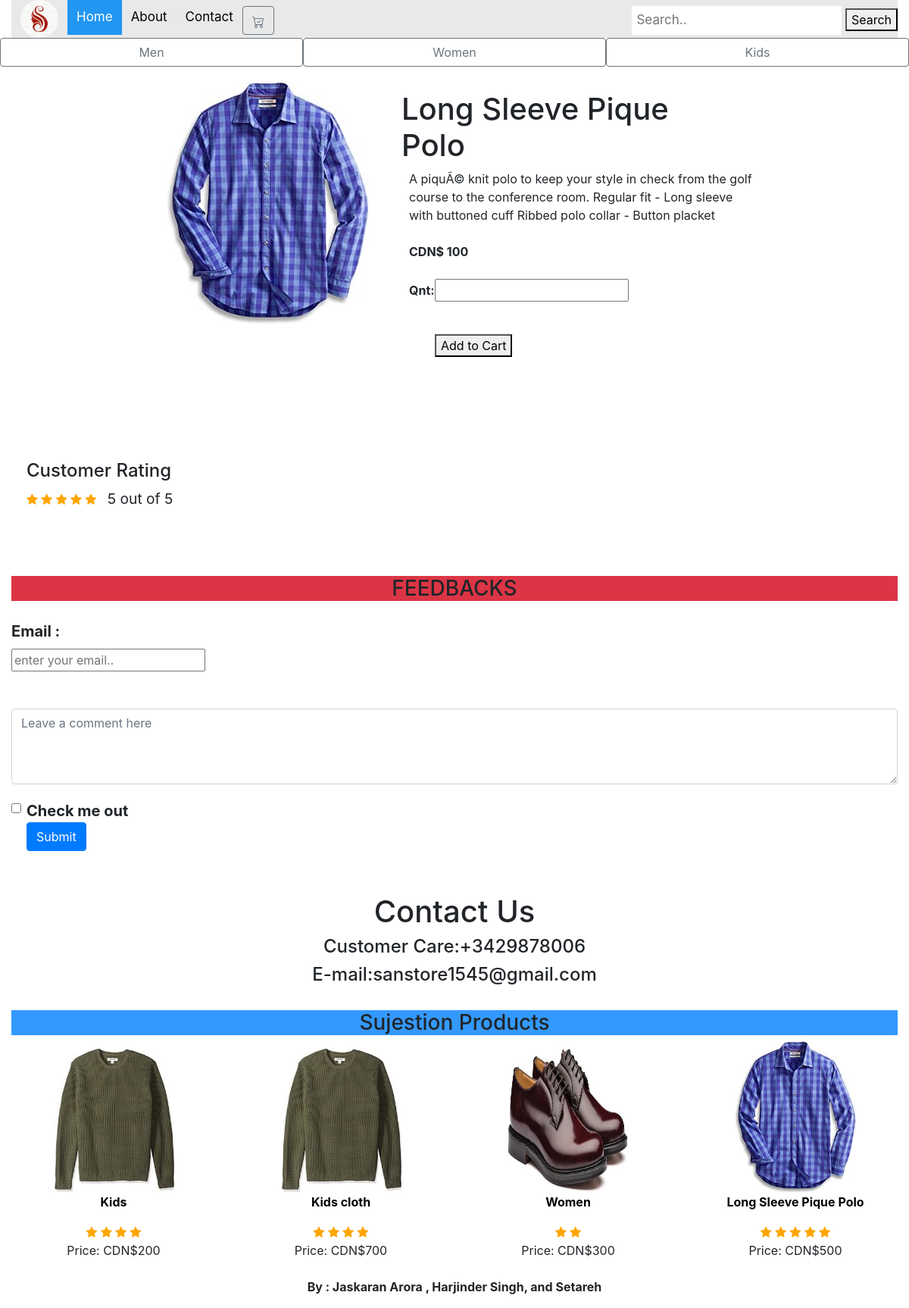
/product_detail.php?id=6, run on the app's committed database.
### tables this page shows
CREATE TABLE `products` (
  `id` bigint(20) NOT NULL,
  `title` varchar(200) NOT NULL,
  `price` float NOT NULL,
  `image` varchar(200) NOT NULL,
  `detail` mediumtext NOT NULL,
  `ratting` int(11) NOT NULL,
  `creationdate` datetime NOT NULL,
  `modificationdate` timestamp NOT NULL DEFAULT current_timestamp()
);

### product_detail.php (the view, shortened to what this page needs)
<!DOCTYPE html>
<html lang="en">
<head>
    <link rel="stylesheet" href="bootstrap.css">
    <link rel="stylesheet" href="project.css">
    <link rel="stylesheet" href="https://cdnjs.cloudflare.com/ajax/libs/font-awesome/4.7.0/css/font-awesome.min.css">
</head>
<?php
$product = [];
$products = [];
if (isset($_GET['id'])) {
    require_once('db_config.php');
    $conn = new mysqli($servername, $username, $password, $dbname);
    $sql = "SELECT * FROM products WHERE id = '" . trim($_GET["id"] ?? 0) . "'";
    $result = $conn->query($sql);
    if ($result->num_rows > 0) {
        while ($row = $result->fetch_assoc()) {
            $product = $row;
        }
    } else {
        echo "0 results";
    }
    $sql = "SELECT * FROM products ORDER BY RAND() LIMIT 4";
    $result = $conn->query($sql);
    if ($result->num_rows > 0) {
        $i = 0;
        while ($row = $result->fetch_assoc()) {
            $products[$i]['id'] = $row["id"];
            $products[$i]['title'] = $row["title"];
            $products[$i]['price'] = $row["price"];
            $products[$i]['detail'] = $row["detail"];
            $products[$i]['ratting'] = $row["ratting"];
            $products[$i]['image'] = $row["image"];
            $i++;
        }
    } else {
        echo "0 results";
    }
}
?>
<body>
    <div class="container-fluid">
        <div class="row">
            <div class="col-12">
                <div class="topnav">
                    <a><img src="logo.jpg" id="logo"></a>
                    <a class="active" href="/shop">Home</a>
                    <a href="#about">About</a>
                    <a href="#contact">Contact</a>
                    <div class="btn btn-outline-secondary mt-2">
                    </div>
                    <div class="search-container">
                        <form method="get" action="search.php">
                            <input type="text" placeholder="Search.." name="search" id="in">
                            <button type="submit" id="button">Search</button>
                        </form>
                    </div>
                </div>
            </div>
        </div>
        <div class="row">
            <div class="col-4 btn btn-outline-secondary" onclick="location.reload(); location.href='search.php?search=men&type=d';">Men</div>
            <div class="col-4 btn btn-outline-secondary" onclick="location.reload(); location.href='search.php?search=women&type=d';">Women</div>
            <div class="col-4 btn btn-outline-secondary" onclick="location.reload(); location.href='search.php?search=kids&type=d';">Kids</div>
        </div>
        <div class="row">
            <img class="boximage" align="left" src='<?php echo $product['image'] ?? 'product1.jpg'; ?>'>
            <div class="box">
                <h1 class="product-name"><?php echo $product['title'] ?? ''; ?></h1>
                <span class="product-text-style">
                    <?php echo $product['detail'] ?? ''; ?>
                </span>
                <br><br>
                <span id="price"><b>CDN$ <?php echo $product['price'] ?? '0'; ?></b></span><b><span id="k"></span></b>
                <br><br>
                <span class="product-quantitiy1"><b>Qnt:</b><input type="number" min="0" id="quantity" class="quantity1" name="quantity" onchange="getprice()"></span>
                <br><br>
                <span class="add-to-card" type="submit"><button>Add to Cart</button></span>
            </div><br><br>
        </div><br><br><br><br><br><br>
        <div class="rate">
            <h4 style="font-size:x-large"> Customer Rating</h4>
            <?php for ($s = 1; $s <= $product['ratting']; $s++) : ?>
                <span class="fa fa-star checked"></span>
            <?php endfor; ?>
            <span style="padding:10px;font-size: larger;"> <?php echo $product['ratting']; ?> out of 5 </span>
            <br><br>
        </div><br><br>
        <h3 class="text-center" style="background-color:#dc3545;">FEEDBACKS</h3>
        <form>
            <span class="row">
                <label for="Email">Email :</label>
                <input type="text" id="Email" name="Email" placeholder="enter your email.."><br><br>
            </span>
            <div class="form-floating">
                <textarea class="form-control" placeholder="Leave a comment here" id="floatingTextarea2" style="height: 100px;" "padding-left=20px;"></textarea>
            </div>
            <div class="mb-3 form-check">
                <input type="checkbox" class="form-check-input" id="exampleCheck1">
                <label class="form-check-label" for="exampleCheck1">Check me out</label>
                <button type="submit" class="btn btn-primary">Submit</button>
            </div> <br><br><br><br>
        </form><br><br>
        <div class="container" align="center">
            <form align="center">
                <h1>Contact Us</h1>
                <h4>Customer Care:+3429878006</h4>
                <h4>E-mail:sanstore1545@gmail.com</h4>
            </form>
        </div><br>
        <h3 class="text-center" style="background-color: #3399ff">Sujestion Products</h3>
        <div class="row">
            <?php if (isset($products) && !empty($products)) : ?>
                <?php foreach ($products as $p) : ?>
                    <div class="thumbnail col-3 text-center">
                        <a href="product_detail.php?id=<?php echo $p['id'] ?? 0; ?>" target="_blank">
                            <img src='<?php echo $p['image'] ?? 'product1.jpg'; ?>' width=160 height=200>
                            <p text-align="right"><strong><?php echo $p['title'] ?? ''; ?></strong></p>
                        </a>
                        <?php for ($s = 1; $s <= $p['ratting']; $s++) : ?>
                            <span class="fa fa-star checked"></span>
                        <?php endfor; ?><br>
                        <span class="price">Price: CDN$<?php echo $p['price'] ?? 0; ?></span>
                    </div>
                <?php endforeach; ?>
            <?php endif; ?>
        </div>
        <?php include_once('by.php'); ?>
    </div>
</body>
</html>

### project.css (style rules this page uses)
body { margin:0; padding: 0; }
* { box-sizing: border-box; }
.topnav { overflow: hidden; background-color: #e9e9e9; }
.topnav a { float: left; display: block; color: black; text-align:center-right; padding: 10px 12px; text-decoration: none; font-size: 17px; }
.topnav a.active { background-color: #2196F3; color: white; }
.topnav .search-container { float: right; }
.topnav input[type=text] { padding: 6px; margin-top: 8px; font-size: 17px; border: none; }
p { text-align:center; }
#logo { width: 50px; border-radius: 50%; margin-top: -10px; margin-bottom: -10px; }
.mb-3 { float:left; padding: 20px; text-align: justify; }
span[class='row'] { display: block; margin: 25px 0px; }
h1 { padding-left: 0px; }
label { display: block; font-size:20px; font-weight:bold; }
.product-name { position: relative; border-radius: 4px; right: 10px; padding: 0px; width: 400px; }
.checked { color: orange; }
.box { position: absolute; top: 100px; right: 180px; width: 500px; height: 500px; padding: 20px; }
.boximage { position: relative; left: 200px; padding: 20px; }
.product-text-style { text-align: left; }
.row::after { content: ""; clear: both; display: tabl; }
.add-to-card { border: none; color: white; padding: 15px 32px; text-align: center; text-decoration: none; display: inline-block; font-size: 16px; margin: 4px 2px; cursor: pointer; }
.rate { box-sizing: border-box; padding: 15px 20px; text-align: left; }
.rate:after { content: ""; display: table; clear: both; }

### data on the page
products: image (picture), title "Long Sleeve Pique Polo", detail "A piquÃ© knit polo to keep your style in check from the golf course to the conference room. Regular fit - Long sleeve with buttoned cuff Ribbed polo collar - Button placket", price "100", ratting "5"
products: image (picture), title "Kids", ratting 4 (drawn), price "200"
products: image (picture), title "Kids cloth", ratting 4 (drawn), price "700"
products: image (picture), title "Women", ratting 2 (drawn), price "300"
products: image (picture), title "Long Sleeve Pique Polo", ratting 5 (drawn), price "500"
